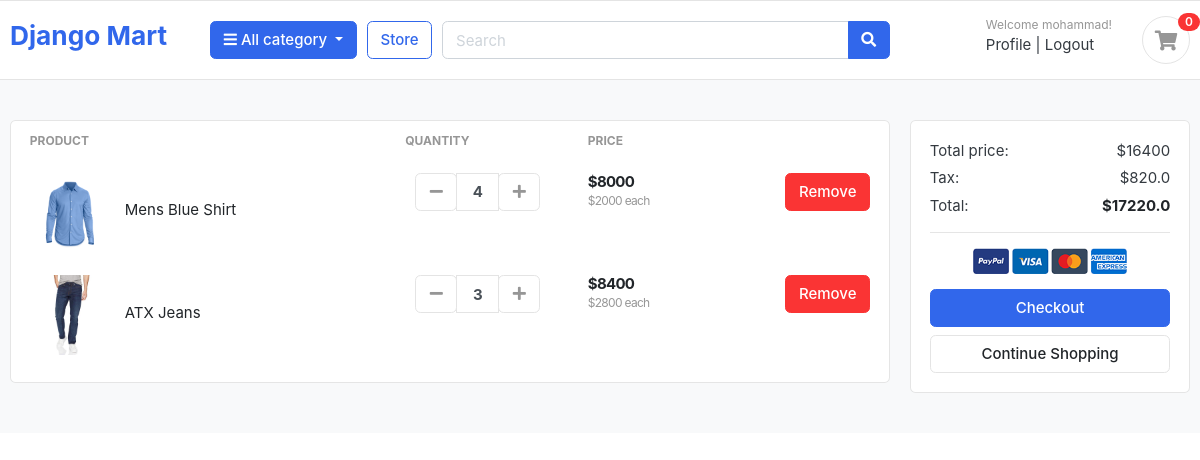
Page /cart/ (signed in) on the committed database.
### cart/models.py (models this page shows, shortened)
class CartItem(models.Model):
    user = models.ForeignKey(User, on_delete=models.CASCADE, null=True)
    product = models.ForeignKey(Product, on_delete=models.CASCADE)
    cart = models.ForeignKey(Cart, on_delete=models.CASCADE, null=True)
    quantity = models.IntegerField()
    is_active = models.BooleanField(default=True)
    def sub_total(self):
        return self.product.price * self.quantity

### store/models.py (models this page shows, shortened)
class Product(models.Model):
    product_name = models.CharField(max_length=100, unique=True)
    slug = models.SlugField(max_length=200, unique=True)
    description = models.TextField(max_length=300, blank=True)
    price = models.IntegerField()
    image = models.ImageField(upload_to='photos/products')
    stock = models.IntegerField()
    is_avaiable = models.BooleanField(default=True)
    category = models.ForeignKey(Category, on_delete=models.CASCADE)
    created_date = models.DateTimeField(auto_now_add=True)
    modified_date = models.DateTimeField(auto_now=True)

### cart/views.py (the view, shortened to what this page needs)
# urls.py: path('', views.cart, name='cart'),
def cart(request):
    cart_items = None
    total = 0
    tax = 0
    grand_total = 0
    if request.user.is_authenticated:
        cart_items = CartItem.objects.filter(user = request.user)
        for item in cart_items:
            total += item.product.price * item.quantity
    tax = (5*total)/100
    grand_total = total + tax
    return render(request, 'cart/cart.html', {'cart_items':cart_items, 'total' : total, 'tax':tax, 'grand_total': grand_total})

### cart/templates/cart/cart.html (shortened to what this page needs)
{% extends 'base.html' %}
{% load static %}
{% block body %}
<section class="section-content padding-y bg">
  <div class="container">
    <div class="row">
      <aside class="col-lg-9">
        <div class="card">
          <table class="table table-borderless table-shopping-cart">
            <thead class="text-muted">
              <tr class="small text-uppercase">
                <th scope="col">Product</th>
                <th scope="col" width="120">Quantity</th>
                <th scope="col" width="120">Price</th>
                <th scope="col" class="text-right" width="200"></th>
              </tr>
            </thead>
            <tbody>
              {% for item in cart_items %}
              <tr>
                <td>
                  <figure class="itemside align-items-center">
                    <div class="aside">
                      <img src="{{item.product.image.url}}" class="img-sm" />
                    </div>
                    <figcaption class="info">
                      <a href="#" class="title text-dark"
                        >{{item.product.product_name}}</a
                      >
                    </figcaption>
                  </figure>
                </td>
                <td>
                  <div class="col">
                    <div class="input-group input-spinner">
                      <div class="input-group-prepend">
                        <form action="{% url 'minus_item' item.product.id %}" method="psot">
                          <button
                          class="btn btn-light"
                          type="submit"
                          id="button-plus"
                        >
                          <i class="fa fa-minus"></i>
                        </button>
                        </form>
                      </div>
                      <input type="text" class="form-control" value="{{item.quantity}}" />
                      <div class="input-group-append">
                     <form action="{% url 'add_cart' item.product.id %}" method='post'>
                      <button
                      class="btn btn-light"
                      type="submit"
                      id="button-minus">
                      <i class="fa fa-plus"></i>
                    </button>
                     </form>
                      </div>
                    </div>
                  </div>
                </td>
                <td>
                  <div class="price-wrap">
                    <var class="price">${{item.sub_total}}</var>
                    <small class="text-muted"> ${{item.product.price}} each </small>
                  </div>
                </td>
                <td class="text-right">
                  <a href="{% url 'remove_item' item.product.id %}" class="btn btn-danger"> Remove</a>
                </td>
              </tr>
              {% endfor %}
            </tbody>
          </table>
        </div>
      </aside>
      <aside class="col-lg-3">
        <div class="card">
          <div class="card-body">
            <dl class="dlist-align">
              <dt>Total price:</dt>
              <dd class="text-right">${{total}}</dd>
            </dl>
            <dl class="dlist-align">
              <dt>Tax:</dt>
              <dd class="text-right">${{tax}}</dd>
            </dl>
            <dl class="dlist-align">
              <dt>Total:</dt>
              <dd class="text-right text-dark b">
                <strong>${{grand_total}}</strong>
              </dd>
            </dl>
            <hr />
            <p class="text-center mb-3">
              <img src="{% static './images/misc/payments.png' %}" height="26" />
            </p>
            {% if user.is_authenticated %}
            <a href="{% url 'place_order' %}" class="btn btn-primary btn-block">
              Checkout
            </a>
            {% else %}
            <a href="{% url 'register' %}" class="btn btn-primary btn-block" aria-disabled="true">
              Checkout
            </a>
            {% endif %}
            <a href="{% url 'store' %}" class="btn btn-light btn-block">Continue Shopping</a
            >
          </div>
        </div>
      </aside>
    </div>
  </div>
</section>
{% endblock body %}

### templates/base.html (shortened to what this page needs)
<!DOCTYPE html>
{% load static %}
<html lang="en">
<head>
    <head>
        <link href="{% static 'css/bootstrap.css' %}" rel="stylesheet" type="text/css" />
        <link
          href="{% static 'fonts/fontawesome/css/all.min.css' %}"
          type="text/css"
          rel="stylesheet"
        />
        <link href="{% static 'css/ui.css' %}" rel="stylesheet" type="text/css" />
        <link
          href="{% static 'css/responsive.css' %}"
          rel="stylesheet"
          media="only screen and (max-width: 1200px)"
        />
      </head>
</head>
<body>
    <header class="section-header">
        <section class="header-main border-bottom">
          <div class="container">
            <div class="row align-items-center">
              <div class="col-lg-2 col-md-3 col-6">
                <a href="{% url 'home' %}" class="brand-wrap">
                  <h3>Django Mart</h3>
                </a>
              </div>
              <div class="col-lg col-sm col-md col-6 flex-grow-0">
                <div class="category-wrap dropdown d-inline-block float-right">
                  <button
                    type="button"
                    class="btn btn-primary dropdown-toggle"
                    data-toggle="dropdown"
                  >
                    <i class="fa fa-bars"></i> All category
                  </button>
                </div>
              </div>
              <a href="{% url 'store' %}" class="btn btn-outline-primary">Store</a>
              <div class="col-lg col-md-6 col-sm-12 col">
                <form action="#" class="search">
                  <div class="input-group w-100">
                    <input
                      type="text"
                      class="form-control"
                      style="width: 60%"
                      placeholder="Search"
                    />
                    <div class="input-group-append">
                      <button class="btn btn-primary" type="submit">
                        <i class="fa fa-search"></i>
                      </button>
                    </div>
                  </div>
                </form>
              </div>
              <div class="col-lg-3 col-sm-6 col-8 order-2 order-lg-3">
                <div class="d-flex justify-content-end mb-3 mb-lg-0">
                  {% if request.user.is_authenticated %}
                  <div class="widget-header">
                    <small class="title text-muted">Welcome {{request.user.first_name}}!</small>
                    <div>
                      <a href="">Profile</a>
                      <span class="dark-transp"> | </span>
                      <a href="{% url 'logout' %}"> Logout</a>
                    </div>
                  </div>
                  {% endif %}
                  <a href="{% url 'cart' %}" class="widget-header pl-3 ml-3">
                    <div class="icon icon-sm rounded-circle border">
                      <i class="fa fa-shopping-cart"></i>
                    </div>
                    <span class="badge badge-pill badge-danger notify">0</span>
                  </a>
                </div>
              </div>
            </div>
          </div>
        </section>
      </header>
      {% block body %}
      {% endblock body %}
</body>
</html>

### static/css/ui.css (style rules this page uses)
html { font-family: "Inter", sans-serif; font-size: 15px; }
.price-wrap { letter-spacing: -0.7px; }
.icon-xs, .icon-sm, .icon-md, .icon-lg { display: inline-block; text-align: center; flex-shrink: 0; flex-grow: 0; }
.icon-sm { width: 48px; height: 48px; line-height: 48px !important; font-size: 20px; }
.img-xs, .img-sm, .img-md, .img-lg { -o-object-fit: cover; object-fit: cover; flex-shrink: 0; flex-grow: 0; }
.img-sm { width: 80px; height: 80px; }
.padding-y { padding-top: 40px; padding-bottom: 40px; }
var { font-style: normal; }
figure { margin-bottom: 0; }
.bg { background-color: #f8f9fa; }
.b { font-weight: 600; }
.header-main { position: relative; padding-top: 1rem; padding-bottom: 1rem; }
.widget-header { display: inline-block; vertical-align: middle; position: relative; }
.widget-header a { color: #343a40; }
.widget-header i { color: #969696; }
.widget-header .title { display: block; }
.widget-header .notify { position: absolute; top: -3px; right: -10px; }
.btn-light { background-color: #fff; border-color: #e4e4e4; }
.btn-light i { color: #969696; }
.itemside { position: relative; display: flex; width: 100%; }
.itemside .aside { position: relative; flex-shrink: 0; }
.itemside .info { padding-left: 15px; padding-right: 7px; }
.itemside .title { display: block; margin-bottom: 5px; color: #212529; }
[class*=dlist-] { margin-bottom: 5px; }
[class*=dlist-] dd { margin-bottom: 0; }
.dlist-align { display: flex; }
.dlist-align dt { width: 150px; word-wrap: break-word; font-weight: normal; }
.dlist-align dd { flex-grow: 1; }
.notify { position: absolute; top: -4px; right: -10px; display: inline-block; padding: 0.25em 0.6em; font-size: 12px; line-height: 1; text-align: center; border-radius: 3rem; color: #fff; background-color: #fa3434; }
.price { font-weight: 600; color: #212529; }
.input-spinner { width: 125px; flex-wrap: nowrap; display: inline-flex; vertical-align: middle; }
.input-spinner input.form-control { text-align: center; max-width: 46px; font-weight: bold; flex-basis: 46px; border-color: #e4e4e4; flex-grow: 0; }
.input-spinner .btn { width: 42px; text-align: center; padding-left: 0.5rem; padding-right: 0.5rem; }
.table-shopping-cart.table td, .table-shopping-cart.table th { padding-left: 1.25rem; padding-right: 1.25rem; }
.table-shopping-cart .price-wrap { line-height: 1.2; }
.table-shopping-cart .price { font-weight: bold; margin-right: 5px; display: block; }

### rows in the picture
CartItem: product.image (picture), product.product_name "Mens Blue Shirt", quantity "4", sub_total "8000", product.price "2000"
CartItem: product.image (picture), product.product_name "ATX Jeans", quantity "3", sub_total "8400", product.price "2800"

### other values in the picture
{{ request.user.first_name }} "mohammad"
{{ total }} "16400"
{{ tax }} "820.0"
{{ grand_total }} "17220.0"
